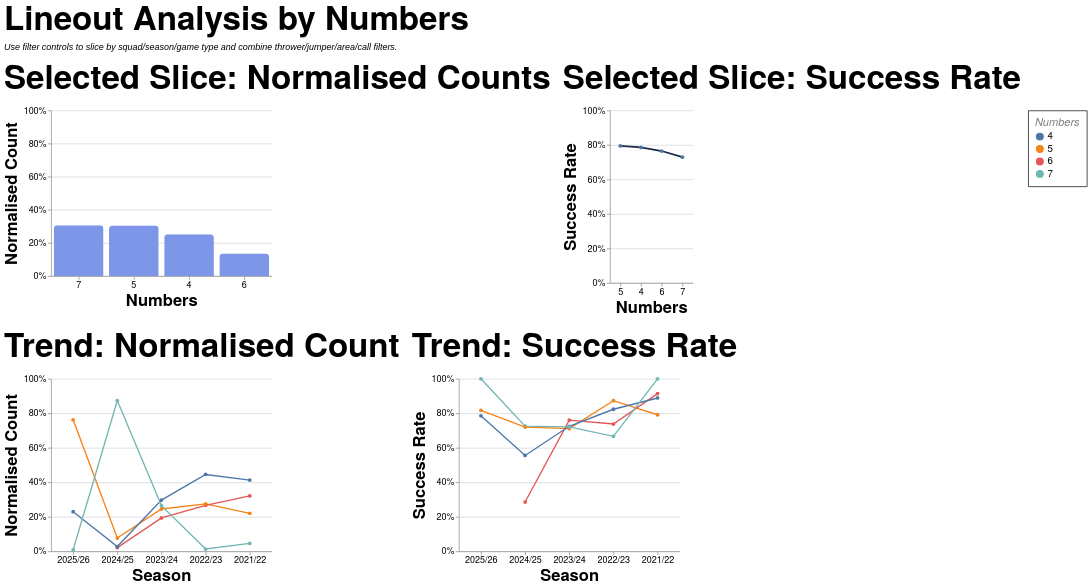

The specification (Vega-Lite) saved for this image:
### Vega-Lite specification from a JSON file in a GitHub repository (floating-point values rounded to 4 significant figures; data arrays with more than 128 entries replaced by an {"elided": "..."} marker saying what was removed)
{"config": {"axis": {"labelFont": "PT Sans Narrow, Helvetica Neue, Helvetica, Arial, sans-serif", "titleFont": "PT Sans Narrow, Helvetica Neue, Helvetica, Arial, sans-serif", "labelFontSize": 13, "titleFontSize": 24, "gridColor": "#202947", "gridOpacity": 0.2, "zindex": 1}, "text": {"font": "Lato, sans-serif"}, "bar": {"cornerRadiusEnd": 5}, "header": {"labelFont": "PT Sans Narrow, Helvetica Neue, Helvetica, Arial, sans-serif", "titleFont": "PT Sans Narrow, Helvetica Neue, Helvetica, Arial, sans-serif", "labelFontSize": 24, "titleFontSize": 28, "labelFontWeight": "bold", "orient": "left"}, "legend": {"labelFont": "PT Sans Narrow, Helvetica Neue, Helvetica, Arial, sans-serif", "titleFont": "PT Sans Narrow, Helvetica Neue, Helvetica, Arial, sans-serif", "labelFontSize": 14, "titleFontSize": 16, "titlePadding": 5, "fillColor": "white", "strokeColor": "black", "padding": 10, "titleFontWeight": "lighter", "titleFontStyle": "italic", "titleColor": "gray", "offset": 10}, "title": {"font": "PT Sans Narrow, Helvetica Neue, Helvetica, Arial, sans-serif", "fontSize": 48, "fontWeight": "bold", "anchor": "start", "align": "center", "titlePadding": 20, "subtitlePadding": 10, "subtitleFontSize": 13, "subtitleColor": "", "subtitleFontStyle": "italic", "offset": 15, "color": "black"}, "axisX": {"labelAngle": 0}, "facet": {"title": null, "header": null, "align": {"row": "each", "column": "each"}}, "resolve": {"scale": {"y": "independent", "facet": "independent"}}, "background": "transparent", "scale": {"offsetBandPaddingOuter": 0.2, "offsetBandPaddingInner": 0.1}, "view": {"stroke": null, "background": "transparent"}}, "vconcat": [{"hconcat": [{"mark": {"type": "bar", "color": "#7d96e8"}, "encoding": {"tooltip": [{"field": "numbers", "title": "Numbers", "type": "nominal"}, {"field": "attempts", "format": ",.0f", "title": "Lineouts", "type": "quantitative"}, {"field": "share", "format": ".1%", "title": "Normalised Count", "type": "quantitative"}], "x": {"field": "numbers", "sort": "-y", "title": "Numbers", "type": "nominal"}, "y": {"axis": {"format": "%"}, "field": "share", "scale": {"domain": [0, 1]}, "title": "Normalised Count", "type": "quantitative"}}, "height": 240, "title": "Selected Slice: Normalised Counts", "transform": [{"filter": "(loSquad == 'All' || datum.squad == loSquad) && (loGameType == 'All' || (loGameType == 'League + Cup' && (datum.game_type == 'League' || datum.game_type == 'Cup')) || (loGameType == 'League only' && datum.game_type == 'League') || datum.game_type == loGameType) && (loOpposition == 'All' || datum.opposition == loOpposition) && (loThrower == 'All' || datum.thrower == loThrower) && (loJumper == 'All' || datum.jumper == loJumper) && (loArea == 'All' || datum.area == loArea) && (loNumbers == 'All' || datum.numbers == loNumbers) && (loCall == 'All' || datum.call == loCall) && (loCallType == 'All' || datum.call_type == loCallType)"}, {"filter": "(loSeason == 'All' || datum.season == loSeason)"}, {"aggregate": [{"op": "count", "as": "attempts"}, {"op": "sum", "field": "won", "as": "won"}], "groupby": ["numbers"]}, {"joinaggregate": [{"op": "sum", "field": "attempts", "as": "total_attempts"}]}, {"calculate": "datum.attempts / datum.total_attempts", "as": "share"}, {"calculate": "datum.won / datum.attempts", "as": "success_rate"}], "width": 320}, {"mark": {"type": "line", "color": "#202946", "point": true, "strokeWidth": 2.5}, "encoding": {"tooltip": [{"field": "numbers", "title": "Numbers", "type": "nominal"}, {"field": "won", "format": ",.0f", "title": "Won", "type": "quantitative"}, {"field": "attempts", "format": ",.0f", "title": "Lineouts", "type": "quantitative"}, {"field": "success_rate", "format": ".1%", "title": "Success Rate", "type": "quantitative"}], "x": {"field": "numbers", "sort": "-y", "title": "Numbers", "type": "nominal"}, "y": {"axis": {"format": "%"}, "field": "success_rate", "scale": {"domain": [0, 1]}, "title": "Success Rate", "type": "quantitative"}}, "height": 250, "title": "Selected Slice: Success Rate", "transform": [{"filter": "(loSquad == 'All' || datum.squad == loSquad) && (loGameType == 'All' || (loGameType == 'League + Cup' && (datum.game_type == 'League' || datum.game_type == 'Cup')) || (loGameType == 'League only' && datum.game_type == 'League') || datum.game_type == loGameType) && (loOpposition == 'All' || datum.opposition == loOpposition) && (loThrower == 'All' || datum.thrower == loThrower) && (loJumper == 'All' || datum.jumper == loJumper) && (loArea == 'All' || datum.area == loArea) && (loNumbers == 'All' || datum.numbers == loNumbers) && (loCall == 'All' || datum.call == loCall) && (loCallType == 'All' || datum.call_type == loCallType)"}, {"filter": "(loSeason == 'All' || datum.season == loSeason)"}, {"aggregate": [{"op": "count", "as": "attempts"}, {"op": "sum", "field": "won", "as": "won"}], "groupby": ["numbers"]}, {"joinaggregate": [{"op": "sum", "field": "attempts", "as": "total_attempts"}]}, {"calculate": "datum.attempts / datum.total_attempts", "as": "share"}, {"calculate": "datum.won / datum.attempts", "as": "success_rate"}], "width": {"step": 30}}], "spacing": 16}, {"hconcat": [{"mark": {"type": "line", "point": true, "strokeWidth": 2}, "encoding": {"color": {"field": "numbers", "title": "Numbers", "type": "nominal"}, "tooltip": [{"field": "season", "title": "Season", "type": "nominal"}, {"field": "numbers", "title": "Numbers", "type": "nominal"}, {"field": "attempts", "format": ",.0f", "title": "Lineouts", "type": "quantitative"}, {"field": "norm_count", "format": ".1%", "title": "Normalised Count", "type": "quantitative"}], "x": {"field": "season", "sort": "-x", "title": "Season", "type": "nominal"}, "y": {"axis": {"format": "%"}, "field": "norm_count", "scale": {"domain": [0, 1]}, "title": "Normalised Count", "type": "quantitative"}}, "height": 250, "title": "Trend: Normalised Count", "transform": [{"filter": "(loSquad == 'All' || datum.squad == loSquad) && (loGameType == 'All' || (loGameType == 'League + Cup' && (datum.game_type == 'League' || datum.game_type == 'Cup')) || (loGameType == 'League only' && datum.game_type == 'League') || datum.game_type == loGameType) && (loOpposition == 'All' || datum.opposition == loOpposition) && (loThrower == 'All' || datum.thrower == loThrower) && (loJumper == 'All' || datum.jumper == loJumper) && (loArea == 'All' || datum.area == loArea) && (loNumbers == 'All' || datum.numbers == loNumbers) && (loCall == 'All' || datum.call == loCall) && (loCallType == 'All' || datum.call_type == loCallType)"}, {"aggregate": [{"op": "count", "as": "attempts"}, {"op": "sum", "field": "won", "as": "won"}], "groupby": ["season", "numbers"]}, {"joinaggregate": [{"op": "sum", "field": "attempts", "as": "season_attempts"}], "groupby": ["season"]}, {"calculate": "datum.attempts / datum.season_attempts", "as": "norm_count"}, {"calculate": "datum.won / datum.attempts", "as": "success_rate"}], "width": 320}, {"mark": {"type": "line", "point": true, "strokeWidth": 2}, "encoding": {"color": {"field": "numbers", "title": "Numbers", "type": "nominal"}, "tooltip": [{"field": "season", "title": "Season", "type": "nominal"}, {"field": "numbers", "title": "Numbers", "type": "nominal"}, {"field": "won", "format": ",.0f", "title": "Won", "type": "quantitative"}, {"field": "attempts", "format": ",.0f", "title": "Lineouts", "type": "quantitative"}, {"field": "success_rate", "format": ".1%", "title": "Success Rate", "type": "quantitative"}], "x": {"field": "season", "sort": "-x", "title": "Season", "type": "nominal"}, "y": {"axis": {"format": "%"}, "field": "success_rate", "scale": {"domain": [0, 1]}, "title": "Success Rate", "type": "quantitative"}}, "height": 250, "title": "Trend: Success Rate", "transform": [{"filter": "(loSquad == 'All' || datum.squad == loSquad) && (loGameType == 'All' || (loGameType == 'League + Cup' && (datum.game_type == 'League' || datum.game_type == 'Cup')) || (loGameType == 'League only' && datum.game_type == 'League') || datum.game_type == loGameType) && (loOpposition == 'All' || datum.opposition == loOpposition) && (loThrower == 'All' || datum.thrower == loThrower) && (loJumper == 'All' || datum.jumper == loJumper) && (loArea == 'All' || datum.area == loArea) && (loNumbers == 'All' || datum.numbers == loNumbers) && (loCall == 'All' || datum.call == loCall) && (loCallType == 'All' || datum.call_type == loCallType)"}, {"aggregate": [{"op": "count", "as": "attempts"}, {"op": "sum", "field": "won", "as": "won"}], "groupby": ["season", "numbers"]}, {"joinaggregate": [{"op": "sum", "field": "attempts", "as": "season_attempts"}], "groupby": ["season"]}, {"calculate": "datum.attempts / datum.season_attempts", "as": "norm_count"}, {"calculate": "datum.won / datum.attempts", "as": "success_rate"}], "width": 320}], "spacing": 16}], "data": {"name": "data-e83ea88e487ae484029b5fe5c4083f37"}, "params": [{"name": "loSquad", "value": "All"}, {"name": "loSeason", "value": "All"}, {"name": "loGameType", "value": "All"}, {"name": "loOpposition", "value": "All"}, {"name": "loThrower", "value": "All"}, {"name": "loJumper", "value": "All"}, {"name": "loArea", "value": "All"}, {"name": "loNumbers", "value": "All"}, {"name": "loCall", "value": "All"}, {"name": "loCallType", "value": "All"}], "spacing": 22, "title": {"text": "Lineout Analysis by Numbers", "subtitle": "Use filter controls to slice by squad/season/game type and combine thrower/jumper/area/call filters."}, "$schema": "https://vega.github.io/schema/vega-lite/v5.20.1.json", "datasets": {"data-e83ea88e487ae484029b5fe5c4083f37": {"elided": "1274 records"}}}
